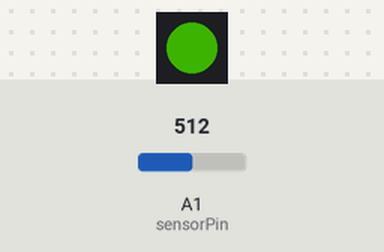
Simulated run of this sketch. Board: ATtiny85, built with avr-gcc and run on an emulated ATtiny85. On the bench: 1 RGB LEDs in strip order, left to right. The test bench sets the inputs (shaded band); at power-on: A1 (sensorPin) = 512. Dim RGB values are drawn brighter than linear.

Above: at 1.2 s.
1.3 s: A1 (sensorPin) set to 716
At 2.5 s:
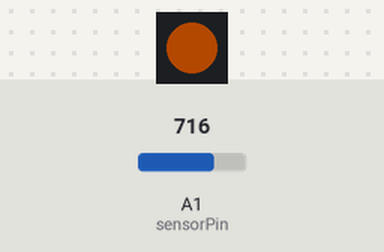
2.8 s: A1 (sensorPin) set to 1023
At 3.9 s:
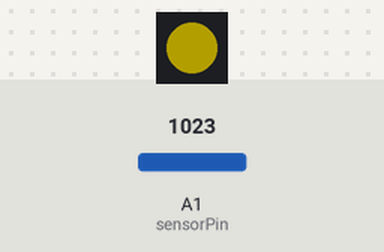
4.5 s: A1 (sensorPin) set to 306
At 5.3 s:
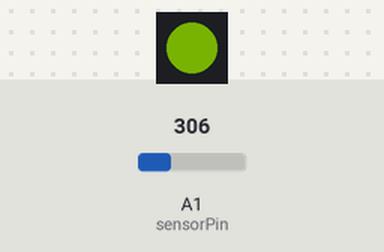
6.1 s: A1 (sensorPin) set to 122
At 6.7 s:
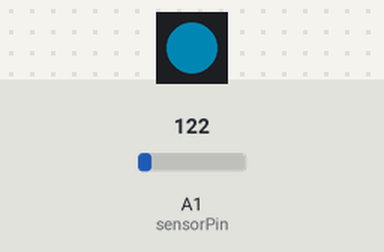
7.8 s: A1 (sensorPin) set to 20
At 9.2 s:
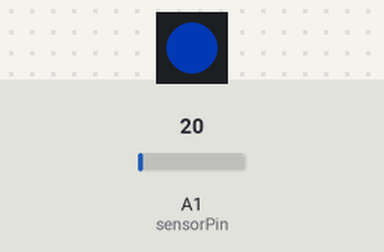
9.5 s: A1 (sensorPin) set to 511
At 10.5 s:
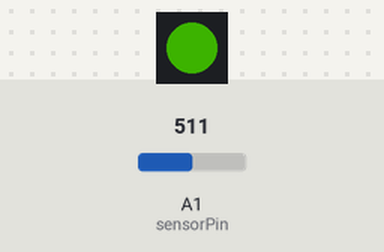
Timing chart, 0 to 12.1 s (numbered marks = the images above; inputs shaded):
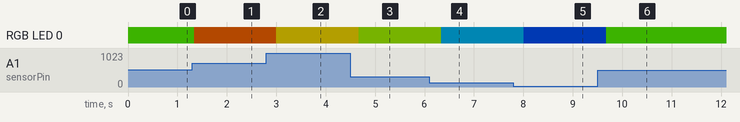

Measured:
- after the input at 1.3 s, RGB LED 0: RGB(20, 60, 0) → RGB(60, 24, 0) at once
- after the input at 2.8 s, RGB LED 0: RGB(60, 24, 0) → RGB(60, 53, 0) after 0.20 s
- after the input at 4.5 s, RGB LED 0: RGB(60, 53, 0) → RGB(40, 60, 0) after 0.17 s
- after the input at 6.1 s, RGB LED 0: RGB(40, 60, 0) → RGB(0, 45, 60) after 0.24 s
- after the input at 7.8 s, RGB LED 0: RGB(0, 45, 60) → RGB(0, 19, 60) after 0.21 s
- after the input at 9.5 s, RGB LED 0: RGB(0, 19, 60) → RGB(20, 60, 0) after 0.18 s

The sketch:

Termometro_RGB_Attiny85_r00_05102016.ino
```cpp
#include <Adafruit_NeoPixel.h>  //
 #ifdef __AVR__
  #include <avr/power.h>
 #endif

 // Which pin on the Arduino is connected to the NeoPixels?
 #define PIN      0

 // How many NeoPixels are attached to the Arduino?
 #define NUMPIXELS   1

 int sensorPin = A1;
 int sensorValue = 0;
 int Red, Green, Blue = 0;

 Adafruit_NeoPixel pixels = Adafruit_NeoPixel(NUMPIXELS, PIN, NEO_GRB + NEO_KHZ800);

 int delayval = 333; // delay

 void setup() {
   pixels.begin(); // This initializes the NeoPixel library.
   pixels.setBrightness(60);
 }

 void loop() {

  // For a set of NeoPixels the first NeoPixel is 0, second is 1, all the way up to the count of pixels minus one.

  //for(int i=0;i<NUMPIXELS;i++){

     sensorValue = (analogRead(sensorPin)- 194.3197) / 13.2447;

     if (sensorValue < 20){ //from total blue to green
      Blue = 255;
      Green = map(sensorValue, 0, 19.99, 0, 255);
      Red = 0;
     }
     if ((sensorValue >= 0) &&(sensorValue < 30)) { // from green to yellow
     Green = 255;
     Red = map(sensorValue, 20, 29.99, 0, 255);
     Blue = 0;
     }
     if (sensorValue >=30){ // yellow and up to red
      Red = 255;
      Green = map(sensorValue, 30, 45, 255, 0);
      Blue = 0;
     }


   // pixels.Color takes RGB values, from 0,0,0 up to 255,255,255
   pixels.setPixelColor(0, pixels.Color(Red,Green,Blue)); // Moderately bright green color.
   pixels.show(); // This sends the updated pixel color to the hardware.
   delay(delayval); // Delay for a period of time (in milliseconds).


  //}
 }
```
